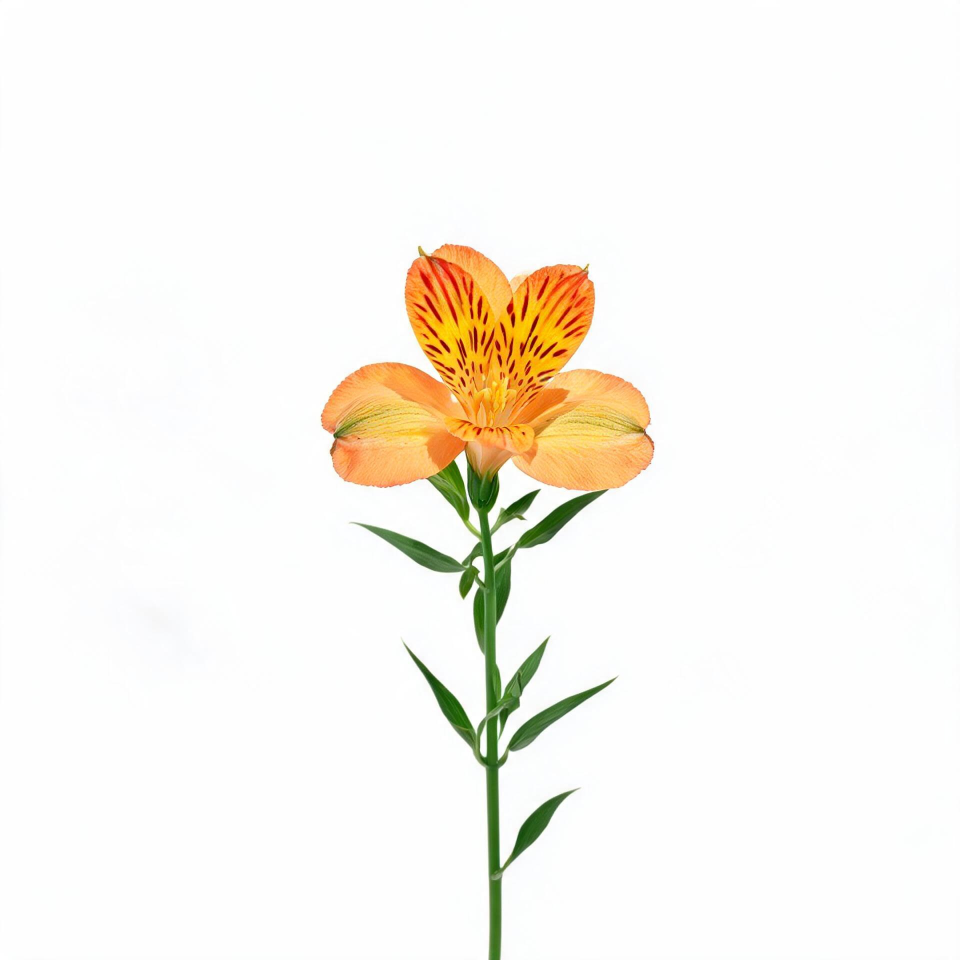
#> input picture temp/ai_source/alstroemeria.jpg, 1920 x 1920 px, given in place of 1-90f1ac375154_aee3403a-dd85-46f4-a9b5-1c6778526c9b_澳洲腊梅.png, which was not available (shown at 1/2 size)
$ python process_waxflower_upload.py
#> lines starting #> are read from the running program, lines starting #| are printed output that depends on the picture; after the words box and inside, x2 and y2 are one past the last pixel; in counts of white or black regions, pixels touching at a corner belong together
"""Process the uploaded waxflower reference image into MC texture.
User says: shape cannot change, only minor pixel polish allowed.
Steps: check size -> if not 32x32, resize NEAREST -> white bg to transparent ->
color quantize -> remove edge artifacts -> clean up stem -> sync item
"""
import numpy as np
from PIL import Image

SRC = r"c:\Users\Administrato\.trae-cn\attachments\6aa3e321cc95028a5ea03b4e\e9b02282-ea48-43e5-a171-90f1ac375154_aee3403a-dd85-46f4-a9b5-1c6778526c9b_澳洲腊梅.png"
DST_BLOCK = r"D:\mcmod\mytestmod\src\main\resources\assets\firstmod\textures\block\waxflower.png"
DST_ITEM = r"D:\mcmod\mytestmod\src\main\resources\assets\firstmod\textures\item\waxflower.png"
T = 32

# Load
img = Image.open(SRC).convert('RGBA')
arr = np.array(img)
h, w = arr.shape[:2]
#> h = 1920; w = 1920
print(f"Source image: {w}x{h}")
#| Source image: 1920x1920

# Check if it's already pixel-art style (low resolution)
# Find bounding box of non-white pixels
def find_bbox(arr, threshold=240):
#> called with threshold = 240
    mask = np.any(arr[:,:,:3] < threshold, axis=2)
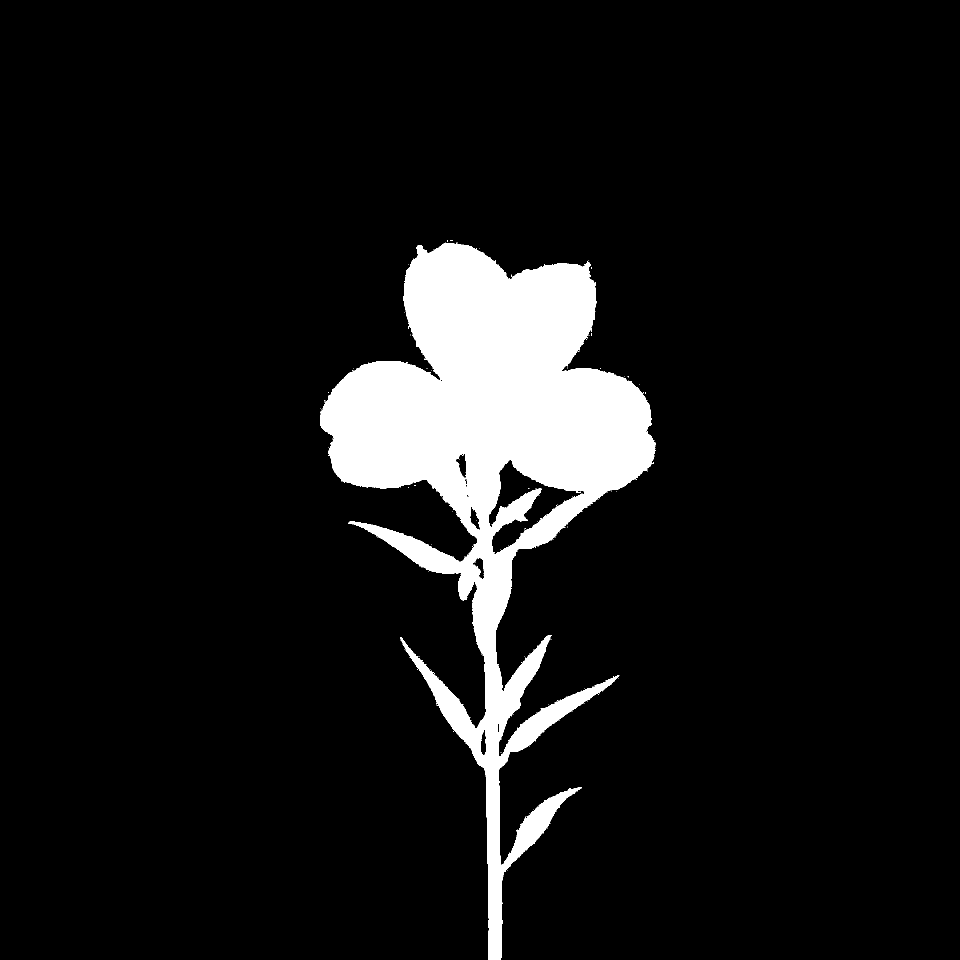
#> mask: shape (1920, 1920) bool (shown at 1/2 size); 8.3% white; 147 white regions (146 under 20 px), largest, box (x1, y1, x2, y2) and area: (640, 486, 1312, 1920) 307530
    rows = np.any(mask, axis=1)
    cols = np.any(mask, axis=0)
    h, w = arr.shape[:2]
#> h = 1920; w = 1920
    top, bot = np.argmax(rows), h - 1 - np.argmax(rows[::-1])
#> top = 480; bot = 1919
    left, right = np.argmax(cols), w - 1 - np.argmax(cols[::-1])
#> left = 640; right = 1311
    return left, top, right, bot

left, top, right, bot = find_bbox(arr)
#> left = 640; top = 480; right = 1311; bot = 1919
print(f"Bounding box: ({left},{top}) - ({right},{bot}) = {right-left+1}x{bot-top+1}")
#| Bounding box: (640,480) - (1311,1919) = 672x1440

# Crop
cropped = arr[top:bot+1, left:right+1]
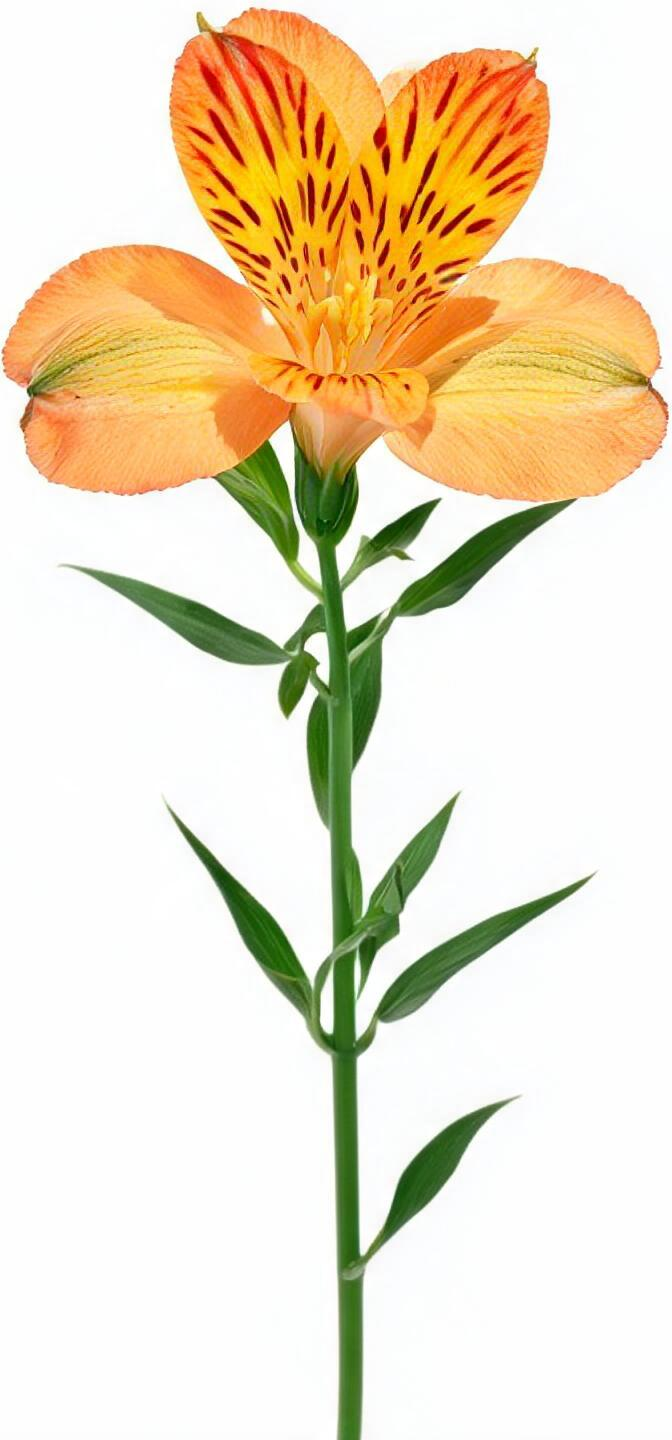
#> cropped: shape (1440, 672, 4); mean R, G, B, A 235.3, 222.1, 195.7, 255
ch, cw = cropped.shape[:2]
#> ch = 1440; cw = 672

# Resize to fit in 32x32 with bottom alignment
# Calculate scale to make it fit 31px height (leave 1px bottom margin)
target_h = 30
target_w = 30
scale = min(target_h / ch, target_w / cw)
#> scale = 0.0208
new_h = max(1, int(round(ch * scale)))
#> new_h = 30
new_w = max(1, int(round(cw * scale)))
#> new_w = 14

print(f"Resizing: {cw}x{ch} -> {new_w}x{new_h} (scale={scale:.3f})")
#| Resizing: 672x1440 -> 14x30 (scale=0.021)

# Resize NEAREST
crop_img = Image.fromarray(cropped, 'RGBA')
resized = crop_img.resize((new_w, new_h), Image.NEAREST)
resized_arr = np.array(resized)

# Place on 32x32 canvas, bottom-aligned, horizontally centered
canvas = np.zeros((T, T, 4), dtype=np.uint8)
x_off = (T - new_w) // 2
#> x_off = 9
y_off = T - new_h - 1  # 1px padding at bottom
#> y_off = 1

for y in range(new_h):
    for x in range(new_w):
        r, g, b, a = resized_arr[y, x]
        # White/near-white background -> transparent
        if r > 245 and g > 245 and b > 245:
            continue
        cy, cx = y_off + y, x_off + x
        if 0 <= cy < T and 0 <= cx < T:
            canvas[cy, cx] = [r, g, b, 255]
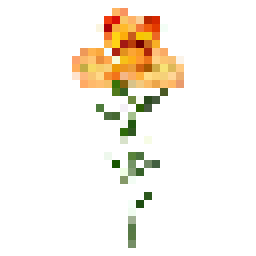
#> canvas: shape (32, 32, 4) (shown 8 times larger); mean of channels 0, 1, 2, 3 27.1, 21.2, 11.5, 34.4; transparent parts drawn white

# Count before polish
n_before = int(np.sum(canvas[:,:,3] > 0))
#> n_before = 138
c_before = len(set(tuple(canvas[y,x,:3]) for y in range(T) for x in range(T) if canvas[y,x,3] > 0))
#> c_before = 138
print(f"\nBefore polish: {n_before}px, {c_before} colors")
#| Before polish: 138px, 138 colors

# === Minor polish (shape unchanged, only cleanup) ===

# 1. Remove single isolated pixels (0 neighbors) - true noise
polished = canvas.copy()
for y in range(T):
    for x in range(T):
        if polished[y, x, 3] == 0:
            continue
        nbr = 0
        for dy, dx in [(-1,0),(1,0),(0,-1),(0,1)]:
            ny, nx = y+dy, x+dx
            if 0 <= ny < T and 0 <= nx < T and polished[ny, nx, 3] > 0:
                nbr += 1
        if nbr == 0:
            polished[y, x, 3] = 0
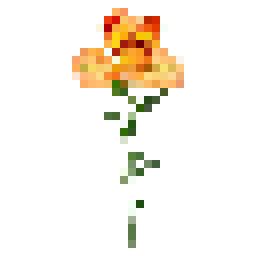
#> polished: shape (32, 32, 4) (shown 8 times larger); 0.59% of pixels changed, all inside (x1, y1, x2, y2) = (12, 13, 19, 25); transparent parts drawn white

# 2. Fill 1-pixel horizontal gaps between same-color pixels
for y in range(T):
    for x in range(1, T - 1):
        if polished[y, x, 3] > 0:
            continue
        left = polished[y, x - 1]
        right = polished[y, x + 1]
        if left[3] > 0 and right[3] > 0 and np.array_equal(left[:3], right[:3]):
            polished[y, x] = left

# 3. Fill 1-pixel vertical gaps
for x in range(T):
    for y in range(1, T - 1):
        if polished[y, x, 3] > 0:
            continue
        top_p = polished[y - 1, x]
        bot_p = polished[y + 1, x]
        if top_p[3] > 0 and bot_p[3] > 0 and np.array_equal(top_p[:3], bot_p[:3]):
            polished[y, x] = top_p

# 4. Color quantization: reduce to ~12 colors (green + flower + pink)
# Separate by color groups
green_colors = set()
white_colors = set()
pink_colors = set()
dark_colors = set()

for y in range(T):
    for x in range(T):
        if polished[y, x, 3] == 0:
            continue
        r, g, b = int(polished[y,x,0]), int(polished[y,x,1]), int(polished[y,x,2])
        if g > r + 10 and g > b + 10:
            green_colors.add((r, g, b))
        elif abs(r - g) < 20 and abs(g - b) < 20 and r > 180:
            white_colors.add((r, g, b))
        elif r > g + 20 and r > b + 20 and g < 150:
            pink_colors.add((r, g, b))
        else:
            dark_colors.add((r, g, b))
#> after the loop, dark_colors = 68 items; green_colors = 30 items; pink_colors = 27 items; white_colors = 7 items

print(f"Color groups: green={len(green_colors)}, white={len(white_colors)}, pink={len(pink_colors)}, other={len(dark_colors)}")
#| Color groups: green=30, white=7, pink=27, other=68

def quantize_group(color_set, target_n):
#> called with target_n = 5
    if len(color_set) <= target_n:
        return {c: c for c in color_set}
    colors = sorted(color_set, key=lambda c: 0.299*c[0]+0.587*c[1]+0.114*c[2])
    indices = np.linspace(0, len(colors)-1, target_n, dtype=int)
    palette = [colors[i] for i in indices]
    mapping = {}
    for c in color_set:
        dists = [sum((a-b)**2 for a,b in zip(c, p)) for p in palette]
        mapping[c] = palette[dists.index(min(dists))]
    return mapping

green_map = quantize_group(green_colors, 5)
#> green_map = 30 items
white_map = quantize_group(white_colors, 4)
#> white_map = {(244, 255, 255): (244, 255, 255), (243, 254, 246): (243, 254, 246), (244, 249, 243): (248, 249, 243), (251, 243, 232): (251, 243, 232), (248, 249, 243): (248, 249, 243), (243, 253, 244): (243, 254, 246), (245, 255, 248): (243, 254, 246)}
pink_map = quantize_group(pink_colors, 3)
#> pink_map = 27 items
dark_map = quantize_group(dark_colors, 2)
#> dark_map = 68 items

result = polished.copy()
for y in range(T):
    for x in range(T):
        if result[y, x, 3] == 0:
            continue
        r, g, b = int(result[y,x,0]), int(result[y,x,1]), int(result[y,x,2])
        c = (r, g, b)
        if g > r + 10 and g > b + 10:
            new_c = green_map.get(c, c)
        elif abs(r - g) < 20 and abs(g - b) < 20 and r > 180:
            new_c = white_map.get(c, c)
        elif r > g + 20 and r > b + 20 and g < 150:
            new_c = pink_map.get(c, c)
        else:
            new_c = dark_map.get(c, c)
        result[y, x] = [new_c[0], new_c[1], new_c[2], 255]
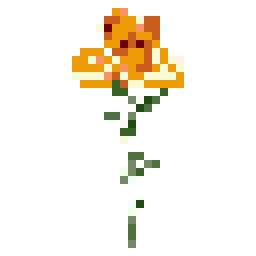
#> result: shape (32, 32, 4) (shown 8 times larger); 11.52% of pixels changed, all inside (x1, y1, x2, y2) = (9, 1, 23, 31); transparent parts drawn white

n_after = int(np.sum(result[:,:,3] > 0))
#> n_after = 132
c_after = len(set(tuple(result[y,x,:3]) for y in range(T) for x in range(T) if result[y,x,3] > 0))
#> c_after = 14
print(f"After polish: {n_after}px, {c_after} colors")
#| After polish: 132px, 14 colors

# Save block texture
Image.fromarray(result, 'RGBA').save(DST_BLOCK, 'PNG')
print(f"\nSaved block texture: {DST_BLOCK}")

# Save item texture (same)
Image.fromarray(result, 'RGBA').save(DST_ITEM, 'PNG')
print(f"Saved item texture: {DST_ITEM}")

# === Quality check ===
print("\n=== Quality Check ===")

# Check stem gradient
has_grad = False
for y in range(26, 31):
    greens = []
    for x in range(T):
        if result[y, x, 3] > 0:
            r, g, b = int(result[y,x,0]), int(result[y,x,1]), int(result[y,x,2])
            if g > r + 10 and g > b + 10:
                greens.append((x, g))
    if len(greens) >= 2:
        greens.sort()
        if greens[0][1] > greens[-1][1] + 10:
            has_grad = True

print(f"Stem gradient: {'YES' if has_grad else 'NO'}")

# Check flower-stem connection
flower_bot = -1
for y in range(T-1, -1, -1):
    for x in range(T):
        if result[y, x, 3] > 0:
            r, g, b = int(result[y,x,0]), int(result[y,x,1]), int(result[y,x,2])
            if not (g > r + 10 and g > b + 10):
                flower_bot = y
                break
    if flower_bot >= 0:
        break

stem_top = T
for y in range(T):
    for x in range(T):
        if result[y, x, 3] > 0:
            r, g, b = int(result[y,x,0]), int(result[y,x,1]), int(result[y,x,2])
            if g > r + 10 and g > b + 10:
                stem_top = y
                break
    if stem_top < T:
        break

connected = stem_top <= flower_bot + 2
print(f"Flower bottom: y={flower_bot}, Stem top: y={stem_top}, Connected: {connected}")

# Isolated pixels
isolated = 0
for y in range(T):
    for x in range(T):
        if result[y, x, 3] == 0:
            continue
        nbr = 0
        for dy, dx in [(-1,0),(1,0),(0,-1),(0,1)]:
            ny, nx = y+dy, x+dx
            if 0 <= ny < T and 0 <= nx < T and result[ny, nx, 3] > 0:
                nbr += 1
        if nbr == 0:
            isolated += 1
print(f"Isolated pixels (0 neighbors): {isolated}")

print(f"\nTotal: {n_after}px, {c_after} colors")
#| Total: 132px, 14 colors
print("Done!")

$ run again, on temp/ai_source/aster.jpg
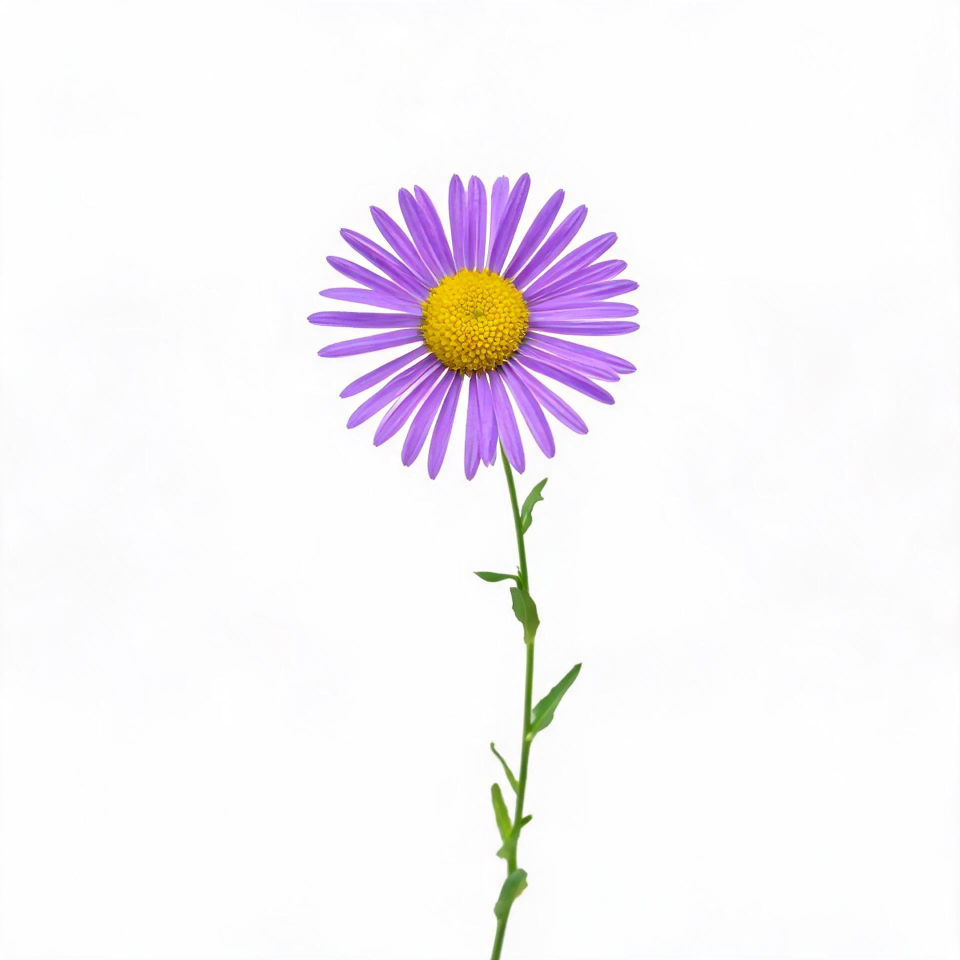
#> input picture temp/ai_source/aster.jpg, 1920 x 1920 px, given in place of 1-90f1ac375154_aee3403a-dd85-46f4-a9b5-1c6778526c9b_澳洲腊梅.png, which was not available (shown at 1/2 size)
#| Source image: 1920x1920
#> in find_bbox, `mask = np.any(arr[:,:,:3] < threshold, axis=2)`:
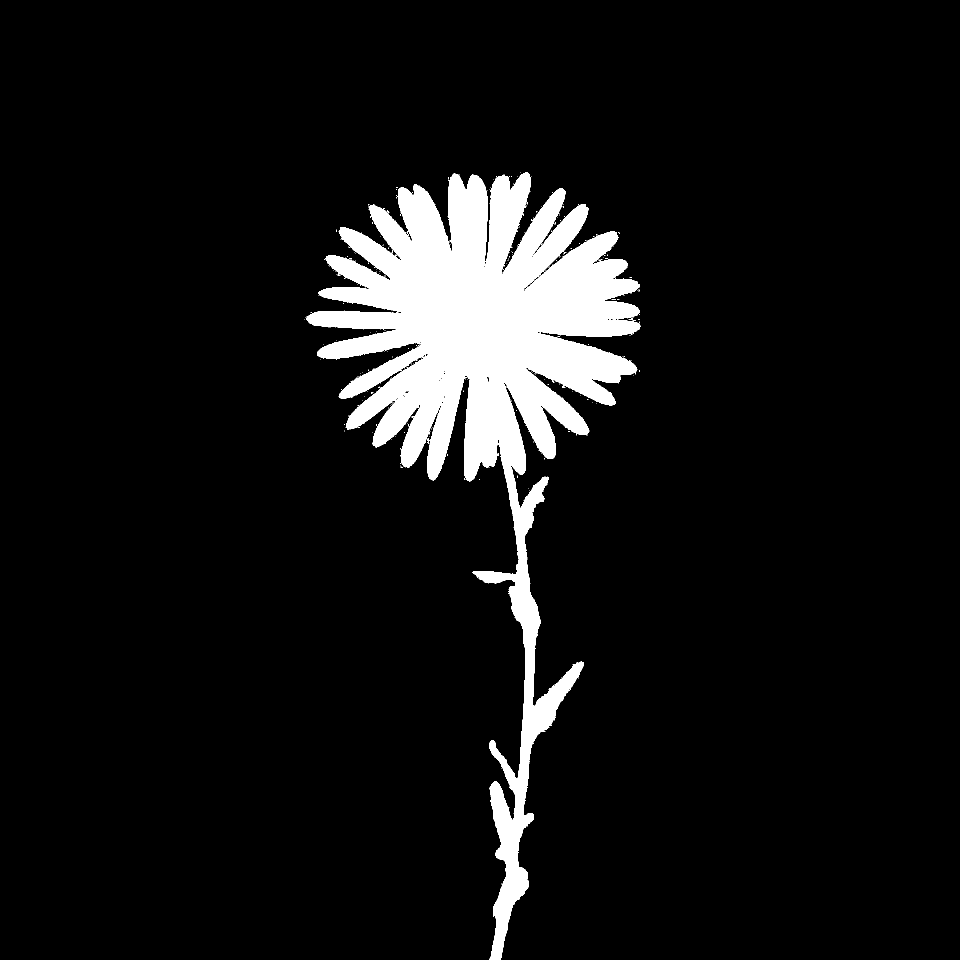
#> mask: shape (1920, 1920) bool (shown at 1/2 size); 7.7% white; 267 white regions (265 under 20 px), largest, box (x1, y1, x2, y2) and area: (612, 344, 1281, 1920) 282729, (854, 876, 858, 888) 26
#> in find_bbox, `top, bot = np.argmax(rows), h - 1 - np.argmax(rows[::-1])`: top = 344; bot = 1919
#> in find_bbox, `left, right = np.argmax(cols), w - 1 - np.argmax(cols[::-1])`: left = 608; right = 1280
#> `left, top, right, bot = find_bbox(arr)`: left = 608; top = 344; right = 1280; bot = 1919
#| Bounding box: (608,344) - (1280,1919) = 673x1576
#| Resizing: 673x1576 -> 13x30 (scale=0.019)
#> n_before = 120
#| Before polish: 120px, 120 colors
#> after the loop `for y in range(T):`: dark_colors = 88 items; green_colors = 14 items; pink_colors = 2 items; white_colors = 15 items
#| Color groups: green=14, white=15, pink=2, other=88
#> green_map = 14 items
#> white_map = 15 items
#> pink_map = {(178, 144, 57): (178, 144, 57), (177, 119, 0): (177, 119, 0)}
#> dark_map = 88 items
#> after the loop `for y in range(T):`:
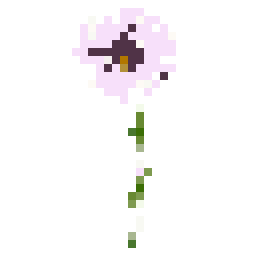
#> result: shape (32, 32, 4) (shown 8 times larger); mean of channels 0, 1, 2, 3 23.9, 22.2, 23.1, 29.6; transparent parts drawn white
#> n_after = 119
#> c_after = 13
#| After polish: 119px, 13 colors
#| Total: 119px, 13 colors
